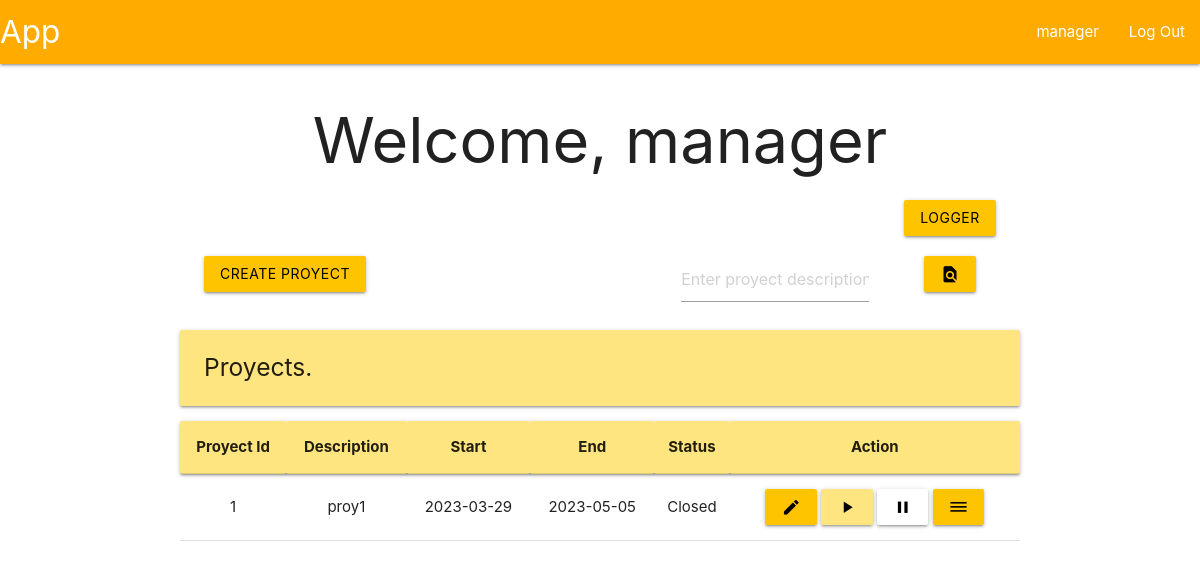
/root/proyects (signed in), run on the app's committed database.
### tables this page shows
CREATE TABLE user (
    id INTEGER PRIMARY KEY AUTOINCREMENT,
    username TEXT UNIQUE NOT NULL,
    firstname TEXT NOT NULL,
    secondname TEXT NOT NULL,
    password TEXT NOT NULL,
    roleId INTEGER,
    proyId INTEGER,
    auth INTEGER,

    FOREIGN KEY (roleId) REFERENCES roles(id),
    FOREIGN KEY (proyId) REFERENCES proyect(id)
);

CREATE TABLE proyect (
    id INTEGER PRIMARY KEY AUTOINCREMENT,
    description TEXT UNIQUE NOT NULL,
    start DATE NOT NULL,
    end DATE NOT NULL,
    statusId INTEGER,

    FOREIGN KEY (statusId) REFERENCES proyectStatus(id)
);

CREATE TABLE proyectStatus (
    id INTEGER PRIMARY KEY AUTOINCREMENT,
    name TEXT NOT NULL
);

### app/proyectView.py (the view, shortened to what this page needs)
@bp.route('/proyects', methods=('POST', 'GET'))
@modifyProyect_required
def proyectView():
    db = get_db()
    flag = False
    if not flag:
        proyects = db.execute(
            """SELECT
                p.id,
                p.description as description,
                p.start as start,
                p.end as end,
                s.name as status
               FROM proyect p
               INNER JOIN proyectStatus s ON p.statusId = s.id"""
        ).fetchall()
    return render_template('proyect/proyectView.html', proyects=proyects)

### app/auth.py (called while the page is built)
@bp.before_app_request
def load_logged_in_user():
    user_id = session.get('user_id')
    if user_id is None:
        g.user = None
    else:
        g.user = get_db().execute(
            "SELECT * FROM user WHERE id = ?",
            (user_id,)
        ).fetchone()

def modifyProyect_required(view):
    @functools.wraps(view)
    def wrapped_view(**kwargs):
        if g.user is None:
            return redirect(url_for('auth.login'))
        elif g.user['roleId'] != 1 and g.user['roleId'] != 3:
            return redirect(url_for('user.profile'))
        return view(**kwargs)
    return wrapped_view

### app/db.py (called while the page is built)
def get_db():
    if 'db' not in g:
        g.db = sqlite3.connect(
            current_app.config['DATABASE'],
            detect_types = sqlite3.PARSE_DECLTYPES
        )
        g.db.row_factory = sqlite3.Row
    return g.db

### app/templates/proyect/proyectView.html (shortened to what this page needs)
{% extends 'base.html' %}
{% block header %}
  <h1>{% block title %}Welcome, {{ g.user['username'] }}{% endblock %}</h1>
{% endblock %}
{% block content %}
{% if g.user['roleId'] != 1%}
<div class="row">
    <div class="col s2 offset-s10">
        <form method="POST">
            <button class="btn amber accent-3 black-text" name="logs">logger</button>
        </form>
    </div>
</div>
{% endif %}
<div class="row">
  <form method="POST">
    <div class="col s3">
      <button class="btn amber accent-3 black-text" type="submit" value="create-proyect" name="create-proyect">Create proyect</button>
    </div>
  </form>
  <form method="POST">
    <div class="col s3 offset-s4">
      <input placeholder="Enter proyect description" name="find-proyect" id="proyect">
    </div>
    <div class="col s2">
      <button class="btn amber accent-3 black-text">
        <i class="material-icons">find_in_page</i>
      </button>
    </div>
  </form>
</div>
<div class="left-align">
    <h5 class="card-panel amber accent-1">Proyects.</h5>
</div>
<table class="centered">
    <thead class="card-panel amber accent-1">
      <tr>
        <th>Proyect Id</th>
        <th>Description</th>
        <th>Start</th>
        <th>End</th>
        <th>Status</th>
        <th>Action</th>
      </tr>
    </thead>
    <tbody>
      {% for proyect in proyects %}
        <tr>
          <td>{{ proyect['id'] }}</td>
          <td>{{ proyect['description']}}</td>
          <td>{{ proyect['start'] }}</td>
          <td>{{ proyect['end'] }}</td>
          <td>{{ proyect['status'] }}</td>
          <td>
            <form method="POST">
                <button class="btn amber accent-3 black-text" type="submit" name="modify-proyect" value="{{ proyect['id'] }}">
                  <i class="material-icons">edit</i>
                </button>
                <button class="btn amber accent-1 black-text" type="submit" name="enable-proyect" value="{{ proyect['id'] }}">
                  <i class="material-icons">play_arrow</i>
                </button>
                <button class="btn white black-text" type="submit" name="close-proyect" value="{{ proyect['id'] }}">
                  <i class="material-icons">pause</i>
                </button>
                <button class="btn amber accent-3 black-text" type="submit" name="detail" value="{{ proyect['id'] }}">
                  <i class="material-icons">dehaze</i>
                </button>
            </form>
          </td>
        </tr>
      {% endfor %}
    </tbody>
  </table>
{% endblock %}

### app/templates/base.html (shortened to what this page needs)
<!DOCTYPE html>
<link rel="stylesheet" href="{{ url_for('static', filename='materialize.css') }}">
<link rel="stylesheet" href="{{ url_for('static', filename='style.css') }}">
<nav>
    <div class="nav-wrapper amber accent-4">
      <a href="#" class="brand-logo">App</a>
      <ul class="right hide-n black-text text-black">
        {% if g.user %}
            <li><a href="{{ url_for('user.profile')}}">{{ g.user['username'] }}</span></a>
            <li><a href="{{ url_for('auth.logout') }}">Log Out</a>
        {% else %}
            <li><a href="{{ url_for('auth.register') }}">Register</a>
            <li><a href="{{ url_for('auth.login') }}">Log In</a>
        {% endif %}
      </ul>
    </div>
</nav>
<section class="content container center-align">
    <header>
        {% block header %}{% endblock %}
    </header>
    {% block content %}{% endblock %}
</section>

### data on the page
user: user.username "manager"
proyect: id "1", description "proy1", start "2023-03-29", end "2023-05-05", status "Closed"
